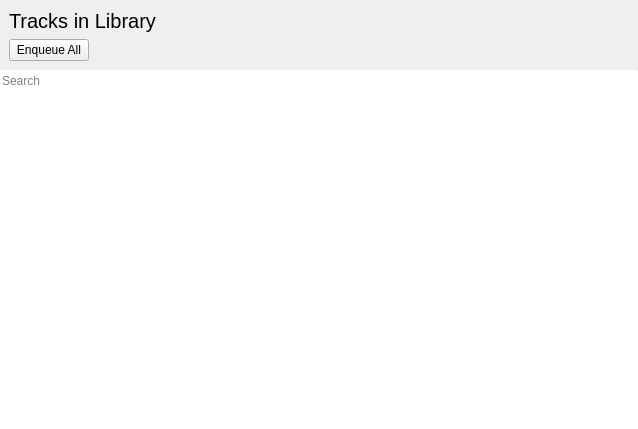
<?xml version="1.0" encoding="UTF-8"?>
<ui version="4.0">
 <class>TracksWidget</class>
 <widget class="QWidget" name="TracksWidget">
  <property name="geometry">
   <rect>
    <x>0</x>
    <y>0</y>
    <width>638</width>
    <height>429</height>
   </rect>
  </property>
  <property name="windowTitle">
   <string>Form</string>
  </property>
  <layout class="QVBoxLayout" name="verticalLayout">
   <property name="spacing">
    <number>0</number>
   </property>
   <property name="leftMargin">
    <number>0</number>
   </property>
   <property name="topMargin">
    <number>0</number>
   </property>
   <property name="rightMargin">
    <number>0</number>
   </property>
   <property name="bottomMargin">
    <number>0</number>
   </property>
   <item>
    <widget class="tStackedWidget" name="stackedWidget">
     <widget class="QWidget" name="libraryPage">
      <layout class="QVBoxLayout" name="verticalLayout_3">
       <property name="spacing">
        <number>0</number>
       </property>
       <property name="leftMargin">
        <number>0</number>
       </property>
       <property name="topMargin">
        <number>0</number>
       </property>
       <property name="rightMargin">
        <number>0</number>
       </property>
       <property name="bottomMargin">
        <number>0</number>
       </property>
       <item>
        <widget class="QWidget" name="widget" native="true">
         <layout class="QVBoxLayout" name="verticalLayout_2">
          <item>
           <widget class="QLabel" name="label">
            <property name="font">
             <font>
              <pointsize>15</pointsize>
             </font>
            </property>
            <property name="text">
             <string>Tracks in Library</string>
            </property>
           </widget>
          </item>
          <item>
           <layout class="QHBoxLayout" name="horizontalLayout">
            <item>
             <widget class="QPushButton" name="enqueueAllButton">
              <property name="text">
               <string>Enqueue All</string>
              </property>
              <property name="icon">
               <iconset theme="view-media-playlist"/>
              </property>
             </widget>
            </item>
            <item>
             <spacer name="horizontalSpacer">
              <property name="orientation">
               <enum>Qt::Horizontal</enum>
              </property>
              <property name="sizeHint" stdset="0">
               <size>
                <width>40</width>
                <height>20</height>
               </size>
              </property>
             </spacer>
            </item>
           </layout>
          </item>
         </layout>
        </widget>
       </item>
       <item>
        <widget class="Line" name="line">
         <property name="maximumSize">
          <size>
           <width>16777215</width>
           <height>1</height>
          </size>
         </property>
         <property name="orientation">
          <enum>Qt::Horizontal</enum>
         </property>
        </widget>
       </item>
       <item>
        <widget class="QLineEdit" name="searchBox">
         <property name="frame">
          <bool>false</bool>
         </property>
         <property name="placeholderText">
          <string>Search</string>
         </property>
        </widget>
       </item>
       <item>
        <widget class="QListView" name="listView">
         <property name="frameShape">
          <enum>QFrame::NoFrame</enum>
         </property>
        </widget>
       </item>
      </layout>
     </widget>
     <widget class="QWidget" name="processingPage">
      <layout class="QGridLayout" name="gridLayout">
       <item row="0" column="1">
        <spacer name="verticalSpacer">
         <property name="orientation">
          <enum>Qt::Vertical</enum>
         </property>
         <property name="sizeHint" stdset="0">
          <size>
           <width>20</width>
           <height>148</height>
          </size>
         </property>
        </spacer>
       </item>
       <item row="1" column="0">
        <spacer name="horizontalSpacer_2">
         <property name="orientation">
          <enum>Qt::Horizontal</enum>
         </property>
         <property name="sizeHint" stdset="0">
          <size>
           <width>129</width>
           <height>20</height>
          </size>
         </property>
        </spacer>
       </item>
       <item row="1" column="1">
        <widget class="QWidget" name="widget_2" native="true">
         <layout class="QHBoxLayout" name="horizontalLayout_2">
          <item alignment="Qt::AlignTop">
           <widget class="tCircularSpinner" name="processingSpinner" native="true"/>
          </item>
          <item>
           <layout class="QVBoxLayout" name="verticalLayout_4">
            <item>
             <widget class="QLabel" name="processingTitle">
              <property name="font">
               <font>
                <pointsize>15</pointsize>
               </font>
              </property>
              <property name="text">
               <string>Processing Library</string>
              </property>
             </widget>
            </item>
            <item>
             <widget class="QLabel" name="label_3">
              <property name="text">
               <string>Depending on the number of tracks in your library, this could take a while. This should only happen the first time you start theBeat.</string>
              </property>
              <property name="wordWrap">
               <bool>true</bool>
              </property>
             </widget>
            </item>
           </layout>
          </item>
         </layout>
        </widget>
       </item>
       <item row="1" column="2">
        <spacer name="horizontalSpacer_3">
         <property name="orientation">
          <enum>Qt::Horizontal</enum>
         </property>
         <property name="sizeHint" stdset="0">
          <size>
           <width>128</width>
           <height>20</height>
          </size>
         </property>
        </spacer>
       </item>
       <item row="2" column="1">
        <spacer name="verticalSpacer_2">
         <property name="orientation">
          <enum>Qt::Vertical</enum>
         </property>
         <property name="sizeHint" stdset="0">
          <size>
           <width>20</width>
           <height>148</height>
          </size>
         </property>
        </spacer>
       </item>
      </layout>
     </widget>
    </widget>
   </item>
  </layout>
 </widget>
 <customwidgets>
  <customwidget>
   <class>tStackedWidget</class>
   <extends>QStackedWidget</extends>
   <header location="global">tstackedwidget.h</header>
   <container>1</container>
   <slots>
    <signal>switchingFrame(int)</signal>
   </slots>
  </customwidget>
  <customwidget>
   <class>tCircularSpinner</class>
   <extends>QWidget</extends>
   <header location="global">tcircularspinner.h</header>
   <container>1</container>
  </customwidget>
 </customwidgets>
 <resources/>
 <connections/>
</ui>
